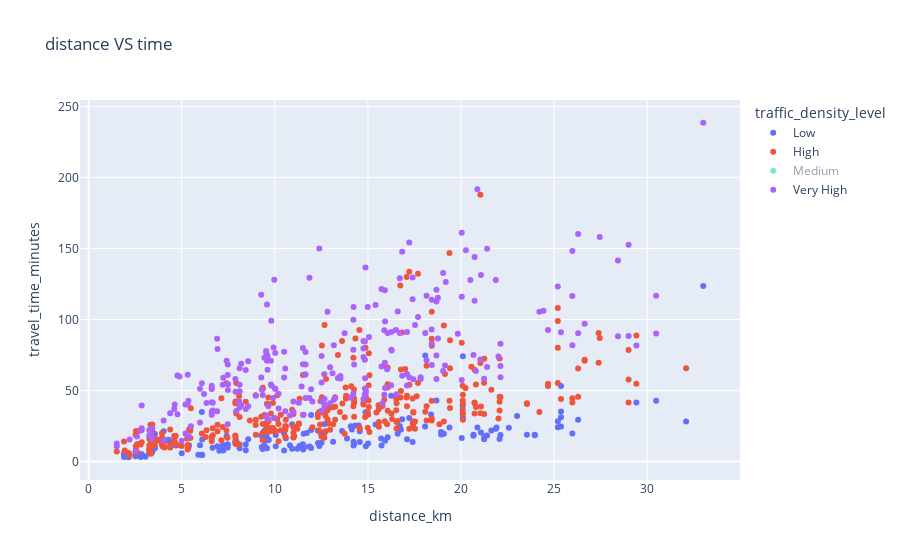

The cell this chart's notebook holds for it:
### Code cell
px.scatter(df.head(1000),
          x = 'distance_km',
          y = 'travel_time_minutes',
          color = 'traffic_density_level',
          title = 'distance VS time')

### Figure 1 — Plotly figure (JSON) as saved in the notebook; plotly's stock layout.template omitted (floating-point values rounded to 4 significant figures; data arrays with more than 128 entries replaced by an {"elided": "..."} marker saying what was removed)
{"data": [{"hovertemplate": "traffic_density_level=Low<br>distance_km=%{x}<br>travel_time_minutes=%{y}<extra></extra>", "legendgroup": "Low", "marker": {"color": "#636efa", "symbol": "circle"}, "mode": "markers", "name": "Low", "orientation": "v", "showlegend": true, "type": "scatter", "x": {"elided": "169 float values"}, "xaxis": "x", "y": {"elided": "169 float values"}, "yaxis": "y"}, {"hovertemplate": "traffic_density_level=High<br>distance_km=%{x}<br>travel_time_minutes=%{y}<extra></extra>", "legendgroup": "High", "marker": {"color": "#EF553B", "symbol": "circle"}, "mode": "markers", "name": "High", "orientation": "v", "showlegend": true, "type": "scatter", "x": {"elided": "331 float values"}, "xaxis": "x", "y": {"elided": "331 float values"}, "yaxis": "y"}, {"hovertemplate": "traffic_density_level=Medium<br>distance_km=%{x}<br>travel_time_minutes=%{y}<extra></extra>", "legendgroup": "Medium", "marker": {"color": "#00cc96", "symbol": "circle"}, "mode": "markers", "name": "Medium", "orientation": "v", "showlegend": true, "type": "scatter", "visible": "legendonly", "x": {"elided": "249 float values"}, "xaxis": "x", "y": {"elided": "249 float values"}, "yaxis": "y"}, {"hovertemplate": "traffic_density_level=Very High<br>distance_km=%{x}<br>travel_time_minutes=%{y}<extra></extra>", "legendgroup": "Very High", "marker": {"color": "#ab63fa", "symbol": "circle"}, "mode": "markers", "name": "Very High", "orientation": "v", "showlegend": true, "type": "scatter", "x": {"elided": "251 float values"}, "xaxis": "x", "y": {"elided": "251 float values"}, "yaxis": "y"}], "layout": {"autosize": true, "legend": {"title": {"text": "traffic_density_level"}, "tracegroupgap": 0}, "title": {"text": "distance VS time"}, "xaxis": {"anchor": "y", "autorange": true, "domain": [0, 1], "range": [-0.4832, 35.0], "title": {"text": "distance_km"}, "type": "linear"}, "yaxis": {"anchor": "x", "autorange": true, "domain": [0, 1], "range": [-16.44, 258.0], "title": {"text": "travel_time_minutes"}, "type": "linear"}}}
